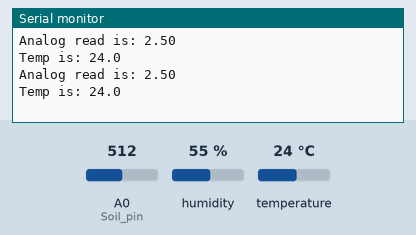
Simulated run of this sketch. Board: Arduino Uno, built with avr-gcc and run on an emulated ATmega328P. On the bench: the last lines printed to the serial monitor. The inputs (shaded band) are chosen by the test bench; at power-on: temperature 24 °C, A0 (Soil_pin) = 512, humidity 55 %.

Above: at 6.0 s.
6.1 s: temperature set to 12 °C
At 11.7 s:
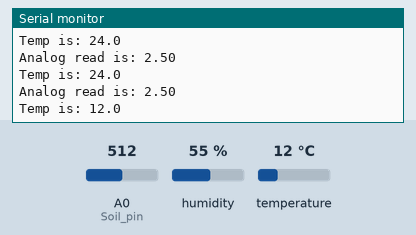
12.2 s: A0 (Soil_pin) set to 716
At 16.7 s:
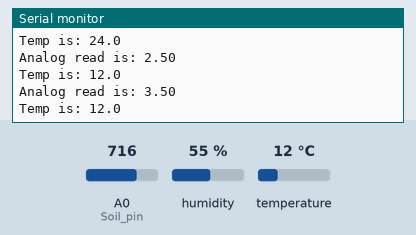
18.3 s: temperature set to 19 °C
At 21.7 s:
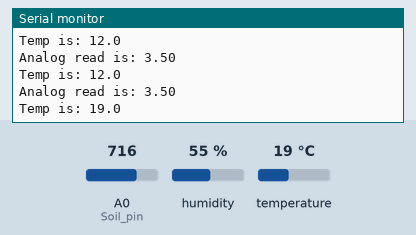
24.4 s: A0 (Soil_pin) set to 900
At 26.7 s:
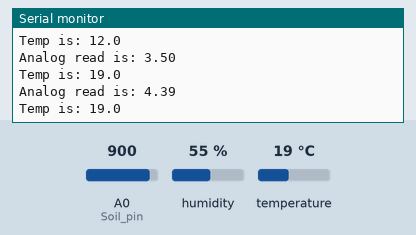
Timing chart, 0 to 28.2 s (numbered marks = the images above; inputs shaded):
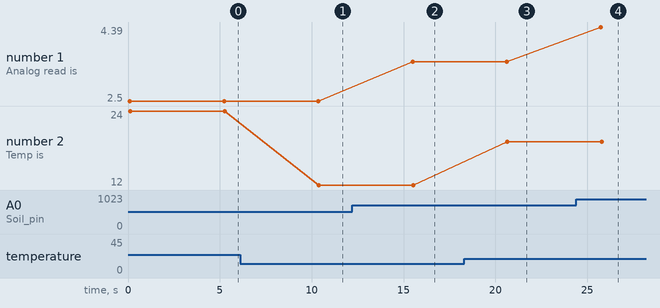

The sketch:

sketch_feb11a.ino
```cpp
#include <SoftwareSerial.h>
#include <dht.h>
#include <SPI.h>

//For SPI Slave
enum SPI_command_t{
  NO,
  STATUS,
  TEMPERATURE,
  MOISTURE,
  SOIL
};

enum SPI_status_t{
  SPI_IDLE,
  SPI_SENDING,
  SPI_RECEIVING
};

float Temp_value=0;
float Mois_value=0;
float Soil_value=0;
char rx_buffer[20];
volatile int8_t rx_index=0;
volatile char tx_buffer[20];
volatile int8_t tx_index=0;
volatile int8_t process_it=0;
volatile SPI_command_t SPI_command=NO;
volatile SPI_status_t SPI_status=SPI_RECEIVING;
volatile int8_t tx_length=0;


//For Xbee
SoftwareSerial mySerial(8, 9); // RX, TX

//For Soil sensor
int Soil_pin=A0;
int Soil_read=0;
int Soil_power=7;

//for Moisture sensor
#define DHT_PIN 5
dht DHT;
int DHT_chk=0;


void setup() {
  // put your setup code here, to run once:
  pinMode(Soil_power,OUTPUT);
  digitalWrite(7,LOW);
  pinMode(10,INPUT);
  Serial.begin(9600);
  mySerial.begin(9600);

}

void loop() {
  // put your main code here, to run repeatedly:

  // Soil reading
  digitalWrite(Soil_power,HIGH);
  delay(100);
  Soil_read=analogRead(Soil_pin);
  Serial.print("Analog read is: ");
  Serial.println(Soil_read*5.0/1024);
  mySerial.print("Analog read is: ");
  mySerial.println(Soil_read*5.0/1024);
  digitalWrite(Soil_power,LOW);

  //DHT reading
  DHT_chk=DHT.read(DHT_PIN);
  Serial.print("Temp is: ");
  Serial.print(DHT.temperature, 1);
  Serial.println("");

  delay(5000);   //update every 5 seconds
}
```

Measured:
- after the input at 6.1 s, the serial monitor: prints a new line after 4.3 s (image 1)
- after the input at 12.2 s, the serial monitor: prints a new line after 3.3 s (image 2)
- after the input at 18.3 s, the serial monitor: prints a new line after 2.3 s (image 3)
- after the input at 24.4 s, the serial monitor: prints a new line after 1.3 s (image 4)
- plotted number 1: 2.5 → 3.5 after the input at 12.2 s, 3.5 → 4.39 after the input at 24.4 s
- plotted number 2: 24 → 12 after the input at 6.1 s, 12 → 19 after the input at 18.3 s
